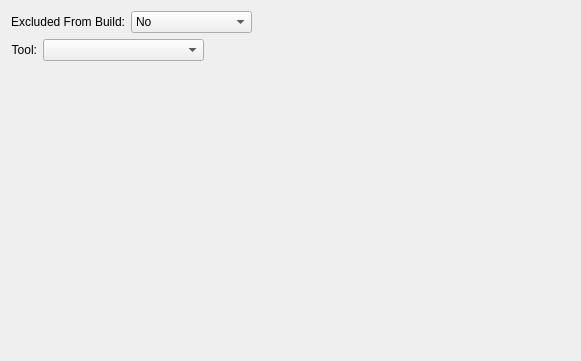
<?xml version="1.0" encoding="UTF-8"?>
<ui version="4.0">
 <class>VcProjectManager::Internal::FileConfigurationSettingsWidget</class>
 <widget class="QWidget" name="VcProjectManager::Internal::FileConfigurationSettingsWidget">
  <property name="geometry">
   <rect>
    <x>0</x>
    <y>0</y>
    <width>581</width>
    <height>361</height>
   </rect>
  </property>
  <property name="windowTitle">
   <string>Form</string>
  </property>
  <layout class="QVBoxLayout" name="verticalLayout" stretch="0,0,1">
   <item>
    <layout class="QHBoxLayout" name="horizontalLayout">
     <item>
      <widget class="QLabel" name="label">
       <property name="text">
        <string>Excluded From Build:</string>
       </property>
       <property name="alignment">
        <set>Qt::AlignRight|Qt::AlignTrailing|Qt::AlignVCenter</set>
       </property>
      </widget>
     </item>
     <item>
      <widget class="QComboBox" name="m_excludedFromBuild">
       <property name="minimumSize">
        <size>
         <width>121</width>
         <height>0</height>
        </size>
       </property>
       <property name="layoutDirection">
        <enum>Qt::LeftToRight</enum>
       </property>
       <property name="currentIndex">
        <number>0</number>
       </property>
       <item>
        <property name="text">
         <string>No</string>
        </property>
       </item>
       <item>
        <property name="text">
         <string>Yes</string>
        </property>
       </item>
      </widget>
     </item>
     <item>
      <spacer name="horizontalSpacer">
       <property name="orientation">
        <enum>Qt::Horizontal</enum>
       </property>
       <property name="sizeHint" stdset="0">
        <size>
         <width>40</width>
         <height>20</height>
        </size>
       </property>
      </spacer>
     </item>
    </layout>
   </item>
   <item>
    <layout class="QHBoxLayout" name="horizontalLayout_2">
     <item>
      <widget class="QLabel" name="label_2">
       <property name="text">
        <string>Tool:</string>
       </property>
       <property name="alignment">
        <set>Qt::AlignRight|Qt::AlignTrailing|Qt::AlignVCenter</set>
       </property>
      </widget>
     </item>
     <item>
      <widget class="QComboBox" name="m_tool">
       <property name="minimumSize">
        <size>
         <width>161</width>
         <height>0</height>
        </size>
       </property>
      </widget>
     </item>
     <item>
      <spacer name="horizontalSpacer_2">
       <property name="orientation">
        <enum>Qt::Horizontal</enum>
       </property>
       <property name="sizeHint" stdset="0">
        <size>
         <width>40</width>
         <height>20</height>
        </size>
       </property>
      </spacer>
     </item>
    </layout>
   </item>
   <item>
    <widget class="QWidget" name="m_toolWidget" native="true"/>
   </item>
  </layout>
 </widget>
 <resources/>
 <connections/>
</ui>
